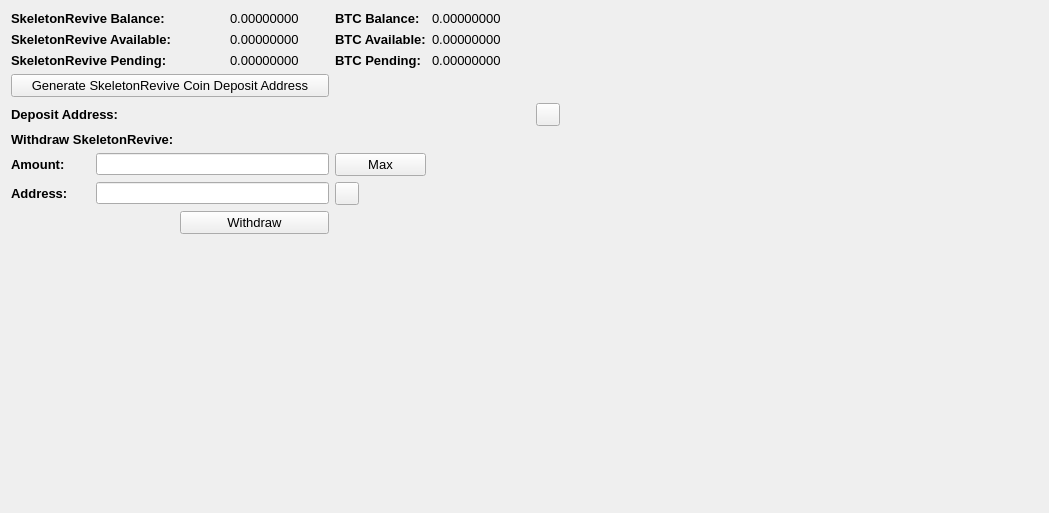
     <widget class="QWidget" name="BalanceTab">
      <attribute name="title">
       <string>Balance</string>
      </attribute>
      <layout class="QGridLayout" name="gridLayout_2">
       <item row="0" column="0" colspan="2">
        <widget class="QLabel" name="label_11">
         <property name="font">
          <font>
           <pointsize>10</pointsize>
           <weight>75</weight>
           <bold>true</bold>
          </font>
         </property>
         <property name="text">
          <string>SkeletonRevive Balance:</string>
         </property>
        </widget>
       </item>
       <item row="0" column="3">
        <widget class="QLabel" name="SkeletonReviveBalanceLabel">
         <property name="font">
          <font>
           <pointsize>10</pointsize>
          </font>
         </property>
         <property name="text">
          <string>0.00000000</string>
         </property>
         <property name="textInteractionFlags">
          <set>Qt::LinksAccessibleByMouse|Qt::TextSelectableByMouse</set>
         </property>
        </widget>
       </item>
       <item row="0" column="4">
        <widget class="QLabel" name="label_12">
         <property name="font">
          <font>
           <pointsize>10</pointsize>
           <weight>75</weight>
           <bold>true</bold>
          </font>
         </property>
         <property name="text">
          <string>BTC Balance:</string>
         </property>
        </widget>
       </item>
       <item row="0" column="5">
        <widget class="QLabel" name="BitcoinBalanceLabel">
         <property name="font">
          <font>
           <pointsize>10</pointsize>
          </font>
         </property>
         <property name="text">
          <string>0.00000000</string>
         </property>
         <property name="textInteractionFlags">
          <set>Qt::LinksAccessibleByMouse|Qt::TextSelectableByMouse</set>
         </property>
        </widget>
       </item>
       <item row="0" column="7" rowspan="10">
        <spacer name="horizontalSpacer_4">
         <property name="orientation">
          <enum>Qt::Horizontal</enum>
         </property>
         <property name="sizeHint" stdset="0">
          <size>
           <width>478</width>
           <height>488</height>
          </size>
         </property>
        </spacer>
       </item>
       <item row="1" column="0" colspan="2">
        <widget class="QLabel" name="label_13">
         <property name="font">
          <font>
           <pointsize>10</pointsize>
           <weight>75</weight>
           <bold>true</bold>
          </font>
         </property>
         <property name="text">
          <string>SkeletonRevive Available:</string>
         </property>
        </widget>
       </item>
       <item row="1" column="3">
        <widget class="QLabel" name="SkeletonReviveAvailableLabel_2">
         <property name="font">
          <font>
           <pointsize>10</pointsize>
          </font>
         </property>
         <property name="text">
          <string>0.00000000</string>
         </property>
         <property name="textInteractionFlags">
          <set>Qt::LinksAccessibleByMouse|Qt::TextSelectableByMouse</set>
         </property>
        </widget>
       </item>
       <item row="1" column="4">
        <widget class="QLabel" name="label_15">
         <property name="font">
          <font>
           <pointsize>10</pointsize>
           <weight>75</weight>
           <bold>true</bold>
          </font>
         </property>
         <property name="text">
          <string>BTC Available:</string>
         </property>
        </widget>
       </item>
       <item row="1" column="5">
        <widget class="QLabel" name="BitcoinAvailableLabel">
         <property name="font">
          <font>
           <pointsize>10</pointsize>
          </font>
         </property>
         <property name="text">
          <string>0.00000000</string>
         </property>
         <property name="textInteractionFlags">
          <set>Qt::LinksAccessibleByMouse|Qt::TextSelectableByMouse</set>
         </property>
        </widget>
       </item>
       <item row="2" column="0" colspan="2">
        <widget class="QLabel" name="label_14">
         <property name="font">
          <font>
           <pointsize>10</pointsize>
           <weight>75</weight>
           <bold>true</bold>
          </font>
         </property>
         <property name="text">
          <string>SkeletonRevive Pending:</string>
         </property>
        </widget>
       </item>
       <item row="2" column="3">
        <widget class="QLabel" name="SkeletonRevivePendingLabel">
         <property name="font">
          <font>
           <pointsize>10</pointsize>
          </font>
         </property>
         <property name="text">
          <string>0.00000000</string>
         </property>
         <property name="textInteractionFlags">
          <set>Qt::LinksAccessibleByMouse|Qt::TextSelectableByMouse</set>
         </property>
        </widget>
       </item>
       <item row="2" column="4">
        <widget class="QLabel" name="label_31">
         <property name="font">
          <font>
           <pointsize>10</pointsize>
           <weight>75</weight>
           <bold>true</bold>
          </font>
         </property>
         <property name="text">
          <string>BTC Pending:</string>
         </property>
        </widget>
       </item>
       <item row="2" column="5">
        <widget class="QLabel" name="BitcoinPendingLabel">
         <property name="font">
          <font>
           <pointsize>10</pointsize>
          </font>
         </property>
         <property name="text">
          <string>0.00000000</string>
         </property>
         <property name="textInteractionFlags">
          <set>Qt::LinksAccessibleByMouse|Qt::TextSelectableByMouse</set>
         </property>
        </widget>
       </item>
       <item row="3" column="0" colspan="4">
        <widget class="QPushButton" name="GenDepositBTN">
         <property name="font">
          <font>
           <pointsize>10</pointsize>
          </font>
         </property>
         <property name="text">
          <string>Generate SkeletonRevive Coin Deposit Address</string>
         </property>
        </widget>
       </item>
       <item row="4" column="0" colspan="3">
        <widget class="QLabel" name="label_33">
         <property name="font">
          <font>
           <pointsize>10</pointsize>
           <weight>75</weight>
           <bold>true</bold>
          </font>
         </property>
         <property name="text">
          <string>Deposit Address:</string>
         </property>
        </widget>
       </item>
       <item row="4" column="3" colspan="3">
        <widget class="QLabel" name="DepositAddressLabel">
         <property name="minimumSize">
          <size>
           <width>300</width>
           <height>0</height>
          </size>
         </property>
         <property name="palette">
          <palette>
           <active>
            <colorrole role="WindowText">
             <brush brushstyle="SolidPattern">
              <color alpha="255">
               <red>0</red>
               <green>0</green>
               <blue>0</blue>
              </color>
             </brush>
            </colorrole>
            <colorrole role="Text">
             <brush brushstyle="SolidPattern">
              <color alpha="255">
               <red>0</red>
               <green>0</green>
               <blue>255</blue>
              </color>
             </brush>
            </colorrole>
           </active>
           <inactive>
            <colorrole role="WindowText">
             <brush brushstyle="SolidPattern">
              <color alpha="255">
               <red>0</red>
               <green>0</green>
               <blue>0</blue>
              </color>
             </brush>
            </colorrole>
            <colorrole role="Text">
             <brush brushstyle="SolidPattern">
              <color alpha="255">
               <red>0</red>
               <green>0</green>
               <blue>255</blue>
              </color>
             </brush>
            </colorrole>
           </inactive>
           <disabled>
            <colorrole role="WindowText">
             <brush brushstyle="SolidPattern">
              <color alpha="255">
               <red>120</red>
               <green>120</green>
               <blue>120</blue>
              </color>
             </brush>
            </colorrole>
            <colorrole role="Text">
             <brush brushstyle="SolidPattern">
              <color alpha="255">
               <red>120</red>
               <green>120</green>
               <blue>120</blue>
              </color>
             </brush>
            </colorrole>
           </disabled>
          </palette>
         </property>
         <property name="font">
          <font>
           <pointsize>10</pointsize>
           <weight>75</weight>
           <bold>true</bold>
          </font>
         </property>
         <property name="text">
          <string/>
         </property>
         <property name="alignment">
          <set>Qt::AlignRight|Qt::AlignTrailing|Qt::AlignVCenter</set>
         </property>
         <property name="textInteractionFlags">
          <set>Qt::LinksAccessibleByMouse|Qt::TextSelectableByKeyboard|Qt::TextSelectableByMouse</set>
         </property>
        </widget>
       </item>
       <item row="4" column="6">
        <widget class="QToolButton" name="DepositCopyButton">
         <property name="toolTip">
          <string>Copy to clipboard</string>
         </property>
         <property name="text">
          <string/>
         </property>
         <property name="icon">
          <iconset resource="../bitcoin.qrc">
           <normaloff>:/icons/editcopy</normaloff>:/icons/editcopy</iconset>
         </property>
         <property name="shortcut">
          <string>Alt+P</string>
         </property>
        </widget>
       </item>
       <item row="5" column="0" colspan="2">
        <widget class="QLabel" name="label_34">
         <property name="font">
          <font>
           <pointsize>10</pointsize>
           <weight>75</weight>
           <bold>true</bold>
          </font>
         </property>
         <property name="text">
          <string>Withdraw SkeletonRevive:</string>
         </property>
        </widget>
       </item>
       <item row="6" column="0">
        <widget class="QLabel" name="label_26">
         <property name="font">
          <font>
           <pointsize>10</pointsize>
           <weight>75</weight>
           <bold>true</bold>
          </font>
         </property>
         <property name="text">
          <string>Amount:</string>
         </property>
        </widget>
       </item>
       <item row="6" column="1" colspan="3">
        <widget class="QLineEdit" name="WithdrawUnitsInput">
         <property name="font">
          <font>
           <pointsize>9</pointsize>
           <weight>75</weight>
           <bold>true</bold>
          </font>
         </property>
         <property name="text">
          <string/>
         </property>
        </widget>
       </item>
       <item row="6" column="4">
        <widget class="QPushButton" name="Withdraw_Max_Amount">
         <property name="font">
          <font>
           <pointsize>10</pointsize>
          </font>
         </property>
         <property name="text">
          <string>Max</string>
         </property>
        </widget>
       </item>
       <item row="7" column="0">
        <widget class="QLabel" name="label_10">
         <property name="font">
          <font>
           <pointsize>10</pointsize>
           <weight>75</weight>
           <bold>true</bold>
          </font>
         </property>
         <property name="text">
          <string>Address:</string>
         </property>
        </widget>
       </item>
       <item row="7" column="1" colspan="3">
        <widget class="QLineEdit" name="WithdrawAddress">
         <property name="font">
          <font>
           <pointsize>9</pointsize>
           <weight>75</weight>
           <bold>true</bold>
          </font>
         </property>
        </widget>
       </item>
       <item row="7" column="4">
        <widget class="QToolButton" name="WithdrawPasteButton">
         <property name="toolTip">
          <string>Paste from clipboard</string>
         </property>
         <property name="text">
          <string/>
         </property>
         <property name="icon">
          <iconset resource="../bitcoin.qrc">
           <normaloff>:/icons/editpaste</normaloff>:/icons/editpaste</iconset>
         </property>
         <property name="shortcut">
          <string>Alt+P</string>
         </property>
        </widget>
       </item>
       <item row="8" column="2" colspan="2">
        <widget class="QPushButton" name="WithdrawUnitsBtn">
         <property name="font">
          <font>
           <pointsize>10</pointsize>
          </font>
         </property>
         <property name="text">
          <string>Withdraw</string>
         </property>
        </widget>
       </item>
       <item row="9" column="0" colspan="6">
        <spacer name="verticalSpacer">
         <property name="orientation">
          <enum>Qt::Vertical</enum>
         </property>
         <property name="sizeHint" stdset="0">
          <size>
           <width>428</width>
           <height>262</height>
          </size>
         </property>
        </spacer>
       </item>
      </layout>
      <zorder>label_31</zorder>
      <zorder>label_15</zorder>
      <zorder>label_12</zorder>
      <zorder>label_14</zorder>
      <zorder>label_13</zorder>
      <zorder>label_11</zorder>
      <zorder>BitcoinBalanceLabel</zorder>
      <zorder>SkeletonReviveBalanceLabel</zorder>
      <zorder>SkeletonReviveAvailableLabel_2</zorder>
      <zorder>SkeletonRevivePendingLabel</zorder>
      <zorder>BitcoinAvailableLabel</zorder>
      <zorder>BitcoinPendingLabel</zorder>
      <zorder>label_33</zorder>
      <zorder>GenDepositBTN</zorder>
      <zorder>DepositAddressLabel</zorder>
      <zorder>Withdraw_Max_Amount</zorder>
      <zorder>label_34</zorder>
      <zorder>WithdrawUnitsInput</zorder>
      <zorder>label_10</zorder>
      <zorder>label_26</zorder>
      <zorder>WithdrawAddress</zorder>
      <zorder>WithdrawUnitsBtn</zorder>
      <zorder>horizontalSpacer_4</zorder>
      <zorder>verticalSpacer</zorder>
      <zorder>WithdrawPasteButton</zorder>
      <zorder>DepositCopyButton</zorder>
     </widget>
